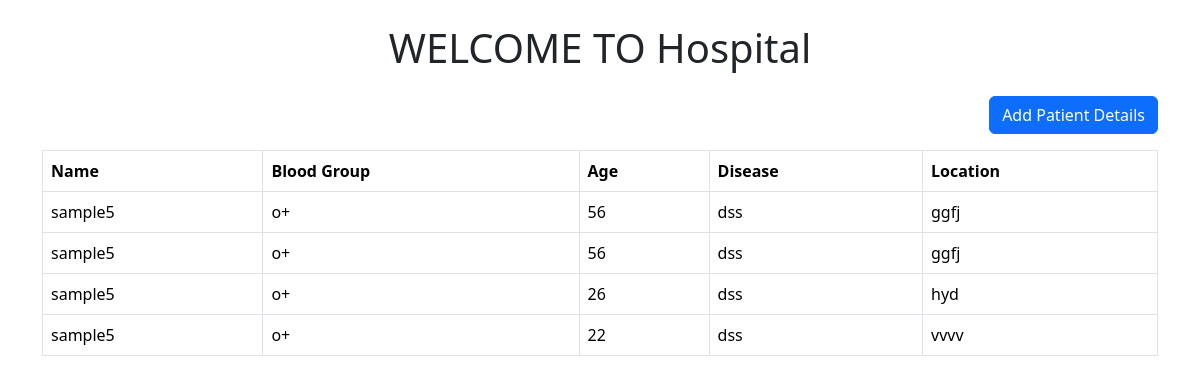
Screenshot of /patient/sample5/ with the database file from the repository.
### app1/models.py (models this page shows, shortened)
class Patient(models.Model):
    Name = models.CharField(max_length=256)
    Blood_group=models.CharField(max_length=100)
    Age=models.IntegerField()
    Disease = models.CharField(max_length=256)
    Location = models.CharField(max_length=256)

### app1/views.py (the view)
# urls.py: path("patient/<str:Name>/", views.display, name="view_patient"),
def display(request, Name):
    AllPost = Patient.objects.filter(Name=Name)
    context = {"AllPost": AllPost}
    return render(request, "index.html", context)

### app1/templates/index.html (shortened to what this page needs)
<!DOCTYPE html>
<html lang="en">
<head>
    <link href="https://cdn.jsdelivr.net/npm/bootstrap@5.3.3/dist/css/bootstrap.min.css" rel="stylesheet">
</head>
<body>
    <h1 class="text-center my-4">WELCOME TO Hospital</h1>
    <div class="container">
        <div class="mb-3 text-end">
            <a href="{% url 'add_patient' %}" class="btn btn-primary">Add Patient Details</a>
        </div>
        <table class="table table-bordered table-hover">
            <thead class="thead-dark">
                <tr>
                    <th>Name</th>
                    <th>Blood Group</th>
                    <th>Age</th>
                    <th>Disease</th>
                    <th>Location</th>
                </tr>
            </thead>
            <tbody>
                {% for post in AllPost %}
                <tr>
                    <td>{{ post.Name }}</td>
                    <td>{{ post.Blood_group }}</td>
                    <td>{{ post.Age }}</td>
                    <td>{{ post.Disease }}</td>
                    <td>{{ post.Location }}</td>
                </tr>
                {% endfor %}
            </tbody>
        </table>
    </div>
</body>
</html>

### rows the page displays
Patient: Name "sample5", Blood_group "o+", Age "56", Disease "dss", Location "ggfj"
Patient: Name "sample5", Blood_group "o+", Age "56", Disease "dss", Location "ggfj"
Patient: Name "sample5", Blood_group "o+", Age "26", Disease "dss", Location "hyd"
Patient: Name "sample5", Blood_group "o+", Age "22", Disease "dss", Location "vvvv"
